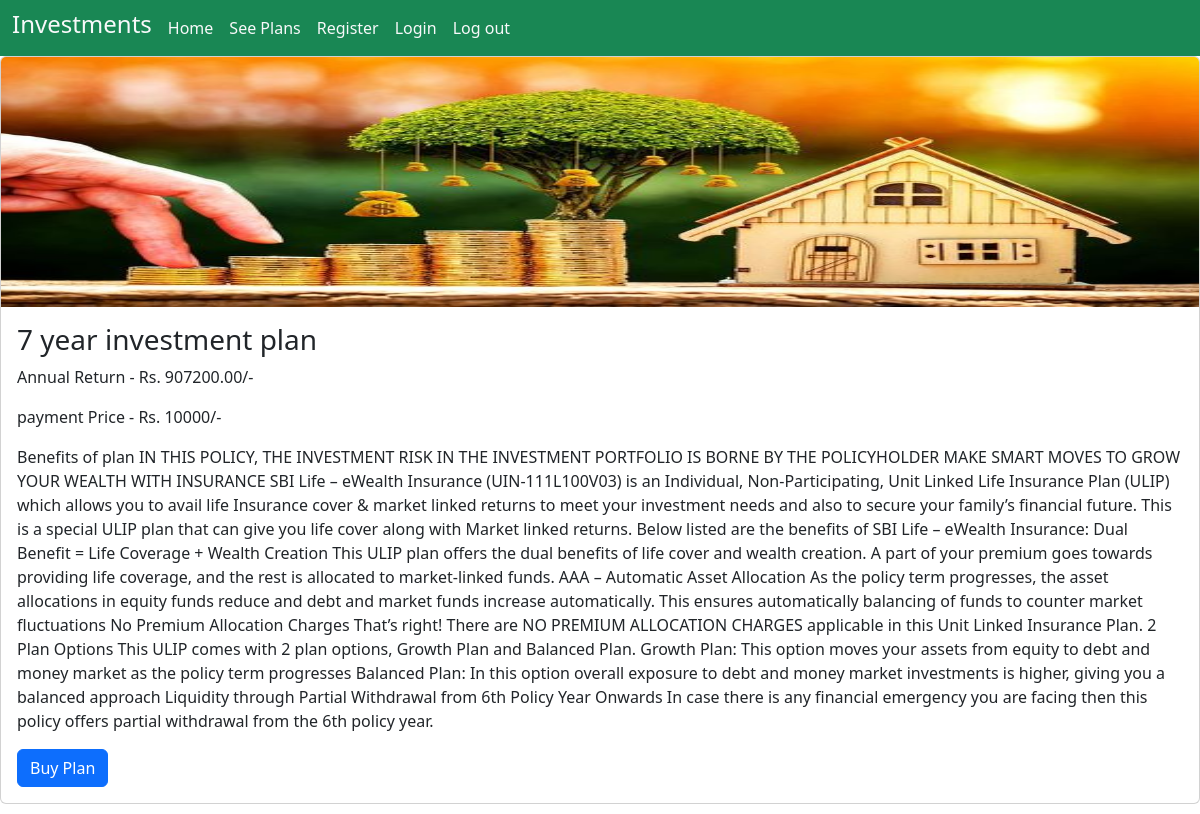
The page /show_plan/3/ on the database its author committed.
### portfolio/models.py (models this page shows)
class Investment(models.Model):
    name = models.CharField(max_length=100)
    description = models.TextField()
    annual_return = models.DecimalField(max_digits=50, decimal_places=2)
    payment_price=models.IntegerField()
    razor_pay_order_id= models.CharField(max_length=100, null=True, blank=True)
    razor_pay_payment_id= models.CharField(max_length=100, null=True, blank=True)
    razor_pay_payment_signature= models.CharField(max_length=100, null=True, blank=True)

### portfolio/views.py (the view)
# urls.py: path('show_plan/<int:id>/', description, name='show_plan'),
def description(request, id):
    data=Investment.objects.get(id=id)
    return render(request, 'portfolio/plan_details.html', context={'data':data})

### template/portfolio/plan_details.html (shortened to what this page needs)
{% extends "Portfolio/home.html" %}
{% load static %}
{% block content %}
<div class="card mb-3">
    <img src="{% static 'images/desc_image.jpg' %}" class="card-img-top" alt="..." height="250px" width="100%">
    <div class="card-body">
      <h3 class="card-title">{{data.name }}</h3>
      <p class="card-text">Annual Return - Rs. {{data.annual_return}}/-</p>
      <p class="card-text">payment Price - Rs. {{data.payment_price}}/-</p>
      <p class="card-text">{{ data.description }}</p>
      <a href="{% url 'payment_page' data.id %}" class="btn btn-primary">Buy Plan</a>
    </div>
  </div>
{% endblock  %}

### rows shown on the page
Investment: name "7 year investment plan", annual_return "907200.00", payment_price "10000", description "Benefits of plan IN THIS POLICY, THE INVESTMENT RISK IN THE INVESTMENT PORTFOLIO IS BORNE BY THE POLICYHOLDER MAKE SMART MOVES TO GROW YOUR WEALTH WITH INSURANCE SBI Life – eWealth Insurance (UIN-111L100V03) is an Individual, Non-Participating, Unit Linked Life Insurance Plan (ULIP) which allows you to avail life Insurance cover & market linked returns to meet your investment needs and also to secure your family’s financial future. This is a special ULIP plan that can give you life cover along with Market linked returns. Below listed are the benefits of SBI Life – eWealth Insurance: Dual Benefit = Life Coverage + Wealth Creation This ULIP plan offers the dual benefits of life cover and…"
